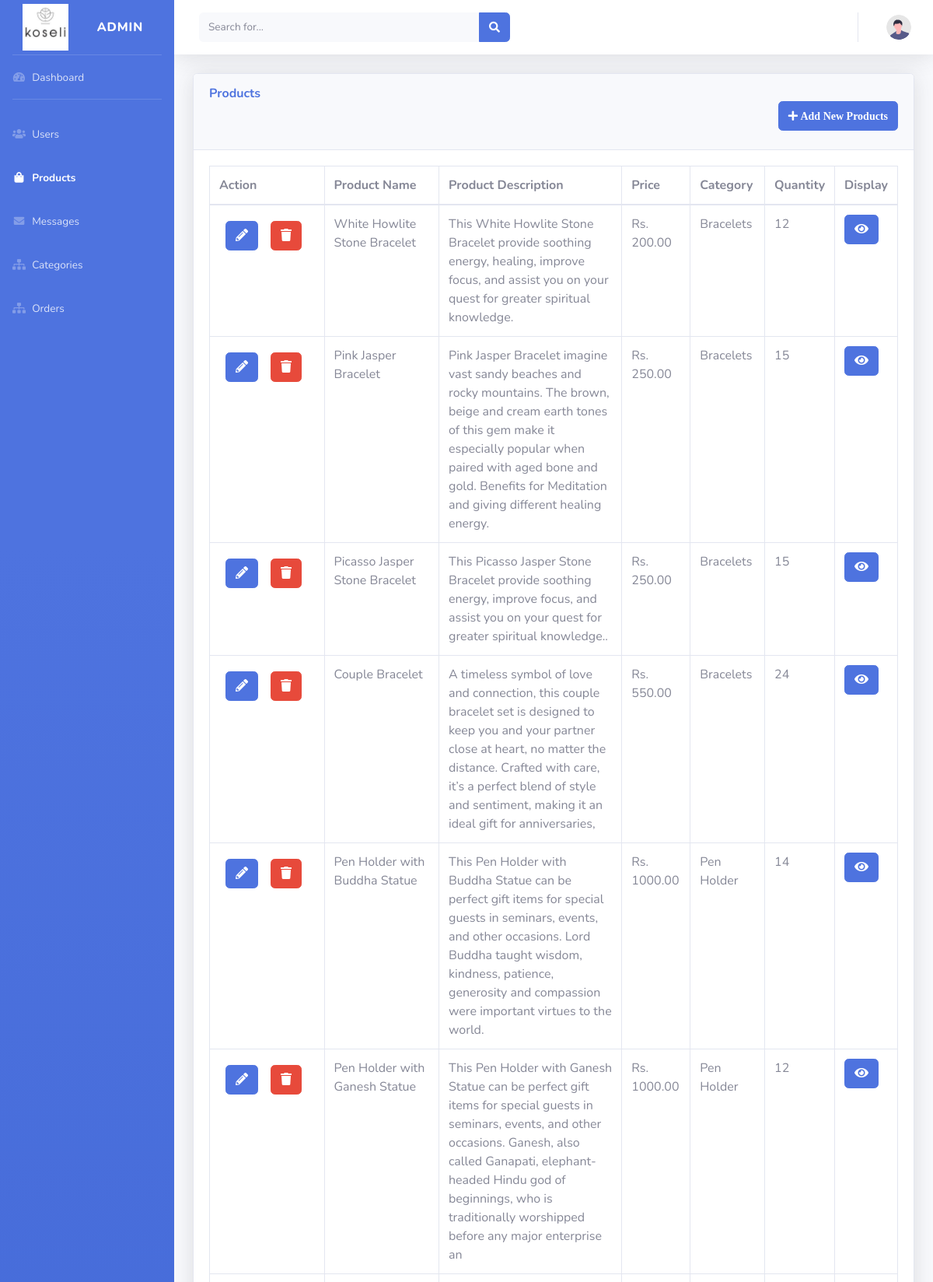
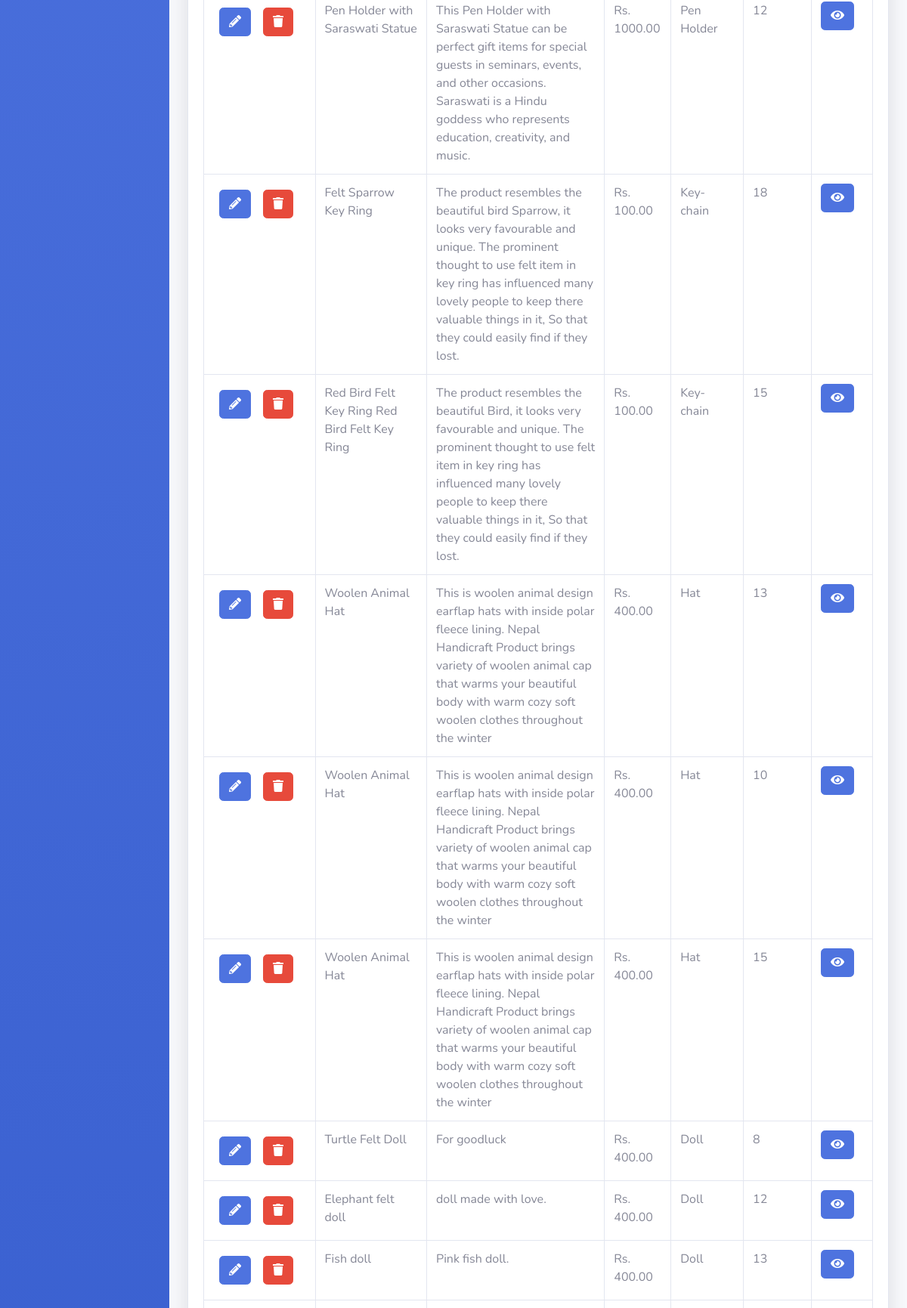
/admin/products.php (upper part), run on the app's committed database (2 pictures, top to bottom).
### tables this page shows
CREATE TABLE `products` (
  `productID` int(11) NOT NULL,
  `productName` varchar(50) NOT NULL,
  `productDesc` varchar(255) NOT NULL,
  `productPrice` decimal(10,2) NOT NULL,
  `productPhoto` varchar(255) NOT NULL,
  `categoryID` int(11) DEFAULT NULL,
  `qty` int(11) NOT NULL DEFAULT 5
);

CREATE TABLE `categories` (
  `categoryID` int(11) NOT NULL,
  `categoryName` varchar(50) NOT NULL,
  `categoryType` varchar(50) NOT NULL
);

### admin/products.php (the view, shortened to what this page needs)
<?php
require '../config.inc.php';
?>
<!DOCTYPE html>
<html lang="en">
<head>
    <link href="vendor/fontawesome-free/css/all.min.css" rel="stylesheet" type="text/css">
    <link href="css/sb-admin-2.min.css" rel="stylesheet">
</head>
<body id="page-top">
    <div id="wrapper">
        <ul class="navbar-nav bg-gradient-primary sidebar sidebar-dark accordion" id="accordionSidebar">
            <a class="sidebar-brand d-flex align-items-center justify-content-center" href="index.php">
                <div class="sidebar-brand-icon">
                <img src="./img/koselii.png" style="width:70%;" alt="Koseli Logo">
                </div>
                <div class="sidebar-brand-text mx-4">Admin</div>
            </a>
            <hr class="sidebar-divider my-0">
            <li class="nav-item">
                <a class="nav-link" href="index.php">
                    <i class="fas fa-fw fa-tachometer-alt"></i>
                    <span>Dashboard</span></a>
            </li>
            <hr class="sidebar-divider">
            <li class="nav-item">
                <a class="nav-link" href="users.php">
                    <i class="fas fa-fw fa-users"></i>
                    <span>Users</span></a>
            </li>
            <li class="nav-item active">
                <a class="nav-link" href="products.php">
                    <i class="fas fa-fw fa-shopping-bag"></i>
                    <span>Products</span></a>
            </li>
            <li class="nav-item">
                <a class="nav-link" href="messages.php">
                    <i class="fas fa-fw fa-envelope"></i>
                    <span>Messages</span></a>
            </li>
            <li class="nav-item">
                <a class="nav-link" href="categories.php">
                    <i class="fas fa-fw fa-sitemap"></i>
                    <span>Categories</span></a>
            </li>
            <li class="nav-item">
                <a class="nav-link" href="orders.php">
                    <i class="fas fa-fw fa-sitemap"></i>
                    <span>Orders</span></a>
            </li>
        </ul>
        <div id="content-wrapper" class="d-flex flex-column">
            <div id="content">
                <nav class="navbar navbar-expand navbar-light bg-white topbar mb-4 static-top shadow">
                    <form class="d-none d-sm-inline-block form-inline mr-auto ml-md-3 my-2 my-md-0 mw-100 navbar-search">
                        <div class="input-group">
                            <input type="text" class="form-control bg-light border-0 small" placeholder="Search for..." aria-label="Search" aria-describedby="basic-addon2">
                            <div class="input-group-append">
                                <button class="btn btn-primary" type="button">
                                    <i class="fas fa-search fa-sm"></i>
                                </button>
                            </div>
                        </div>
                    </form>
                    <ul class="navbar-nav ml-auto">
                        <li class="nav-item dropdown no-arrow">
                            <a class="nav-link dropdown-toggle" href="#" id="userDropdown" role="button" data-toggle="dropdown" aria-haspopup="true" aria-expanded="false">
                                <img class="img-profile rounded-circle" src="img/undraw_profile.svg">
                            </a>
                        </li>
                    </ul>
                </nav>
                <div class="container-fluid">
                    <div class="card shadow mb4">
                        <div class="card-header py-3">
                            <h6 class="m-0 font-weight-bold text-primary">Products</h6>
                            <h6 class="float-right"><a href="./php/createproducts.php" title="New Products" class="btn btn-primary"><i class="fa fa-plus fa-sm"> Add New Products</i></a></h6>
                        </div>
                        <div class="card-body">
                            <div class="table-responsive">
                                <table class="table table-bordered" id="dataTable" width="100%" cellspacing="0">
                                    <thead>
                                        <tr>
                                            <th>Action</th>
                                            <th>Product Name</th>
                                            <th>Product Description</th>
                                            <th>Price</th>
                                            <th>Category</th>
                                            <th>Quantity</th>
                                            <th>Display</th>
                                        </tr>
                                    </thead>
                                    <tbody>
                                        <?php
                                            $sql = "SELECT * FROM products P, categories C WHERE P.categoryID = C.categoryID ORDER BY productID;";
                                            if($result = $conn -> query($sql)){
                                                if($result -> num_rows > 0){
                                                    while($row = $result -> fetch_array()){
                                                        echo '<tr>';
                                                        echo '<td class="col-md-2 col-sm-2">';
                                                        echo '<a href="./php/editproducts.php?productID='.$row['productID'].'" title="Edit Record" class="btn btn-primary m-2">';
                                                        echo '<i class="fa fa-pencil-alt"></i>';
                                                        echo '</a>';
                                                        echo '<a href="./php/deleteproducts.php?productID='.$row['productID'].'" title="Delete Record" class="btn btn-danger m-2">';
                                                        echo '<i class="fa fa-trash"></i>';
                                                        echo '</a>';
                                                        echo '</td>';
                                                        echo '<td class="col-md-2">'. $row['productName']. '</td>';
                                                        echo '<td>'. $row['productDesc']. '</td>';
                                                        echo '<td>'. 'Rs. ' .$row['productPrice']. '</td>';
                                                        echo '<td>'. $row['categoryName']. '</td>';
                                                        echo '<td>'. $row['qty']. '</td>';
                                                        echo '<td>';
                                                        echo '<a href="./php/viewproducts.php?productID='.$row['productID'].'" title="View Record" class="btn btn-primary">';
                                                        echo '<i class="fa fa-eye"></i>';
                                                        echo '</a>';
                                                        echo '</td>';
                                                        echo '</tr>';
                                                    }
                                                }
                                            }
                                        ?>
                                    </tbody>
                                </table>
                            </div>
                        </div>
                    </div>
                </div>
            </div>
        </div>
</body>
</html>

### data on the page
products: productName "White Howlite Stone Bracelet", productDesc "This White Howlite Stone Bracelet provide soothing energy, healing, improve focus, and assist you on your quest for greater spiritual knowledge.", productPrice "200.00", categoryID.categoryName "Bracelets", qty "12"
products: productName "Pink Jasper Bracelet", productDesc "Pink Jasper Bracelet imagine vast sandy beaches and rocky mountains. The brown, beige and cream earth tones of this gem make it especially popular when paired with aged bone and gold. Benefits for Meditation and giving different healing energy.", productPrice "250.00", categoryID.categoryName "Bracelets", qty "15"
products: productName "Picasso Jasper Stone Bracelet", productDesc "This Picasso Jasper Stone Bracelet provide soothing energy, improve focus, and assist you on your quest for greater spiritual knowledge..", productPrice "250.00", categoryID.categoryName "Bracelets", qty "15"
products: productName "Couple Bracelet", productDesc "A timeless symbol of love and connection, this couple bracelet set is designed to keep you and your partner close at heart, no matter the distance. Crafted with care, it’s a perfect blend of style and sentiment, making it an ideal gift for anniversaries,", productPrice "550.00", categoryID.categoryName "Bracelets", qty "24"
products: productName "Pen Holder with Buddha Statue", productDesc "This Pen Holder with Buddha Statue can be perfect gift items for special guests in seminars, events, and other occasions. Lord Buddha taught wisdom, kindness, patience, generosity and compassion were important virtues to the world.", productPrice "1000.00", categoryID.categoryName "Pen Holder", qty "14"
products: productName "Pen Holder with Ganesh Statue", productDesc "This Pen Holder with Ganesh Statue can be perfect gift items for special guests in seminars, events, and other occasions. Ganesh, also called Ganapati, elephant-headed Hindu god of beginnings, who is traditionally worshipped before any major enterprise an", productPrice "1000.00", categoryID.categoryName "Pen Holder", qty "12"
products: productName "Pen Holder with Saraswati Statue", productDesc "This Pen Holder with Saraswati Statue can be perfect gift items for special guests in seminars, events, and other occasions. Saraswati is a Hindu goddess who represents education, creativity, and music.", productPrice "1000.00", categoryID.categoryName "Pen Holder", qty "12"
products: productName "Felt Sparrow Key Ring", productDesc "The product resembles the beautiful bird Sparrow, it looks very favourable and unique. The prominent thought to use felt item in key ring has influenced many lovely people to keep there valuable things in it, So that they could easily find if they lost.", productPrice "100.00", categoryID.categoryName "Key-chain", qty "18"
products: productName "Red Bird Felt Key Ring Red Bird Felt Key Ring", productDesc "The product resembles the beautiful Bird, it looks very favourable and unique. The prominent thought to use felt item in key ring has influenced many lovely people to keep there valuable things in it, So that they could easily find if they lost.", productPrice "100.00", categoryID.categoryName "Key-chain", qty "15"
products: productName "Woolen Animal Hat", productDesc "This is woolen animal design earflap hats with inside polar fleece lining. Nepal Handicraft Product brings variety of woolen animal cap that warms your beautiful body with warm cozy soft woolen clothes throughout the winter", productPrice "400.00", categoryID.categoryName "Hat", qty "13"
products: productName "Woolen Animal Hat", productDesc "This is woolen animal design earflap hats with inside polar fleece lining. Nepal Handicraft Product brings variety of woolen animal cap that warms your beautiful body with warm cozy soft woolen clothes throughout the winter", productPrice "400.00", categoryID.categoryName "Hat", qty "10"
products: productName "Woolen Animal Hat", productDesc "This is woolen animal design earflap hats with inside polar fleece lining. Nepal Handicraft Product brings variety of woolen animal cap that warms your beautiful body with warm cozy soft woolen clothes throughout the winter", productPrice "400.00", categoryID.categoryName "Hat", qty "15"
products: productName "Turtle Felt Doll", productDesc "For goodluck", productPrice "400.00", categoryID.categoryName "Doll", qty "8"
products: productName "Elephant felt doll", productDesc "doll made with love.", productPrice "400.00", categoryID.categoryName "Doll", qty "12"
products: productName "Fish doll", productDesc "Pink fish doll.", productPrice "400.00", categoryID.categoryName "Doll", qty "13"
